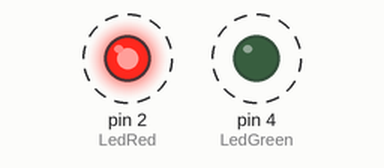
This sketch was run on a simulated Arduino Uno, built with avr-gcc and run on an emulated ATmega328P. Shown: output pins drawn as LEDs (lit = HIGH). Dashed ring = blinking.

Above: at 0.5 s.
Timing chart, 0 to 4.6 s (numbered marks = the images above):
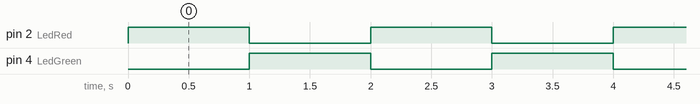

The sketch:

led_2_output.ino
```cpp
#define LedRed 2
#define LedGreen 4

void setup() {
  // put your setup code here, to run once:
  pinMode(LedRed, OUTPUT);
  pinMode(LedGreen, OUTPUT);
}

void loop() {
  // put your main code here, to run repeatedly:
  digitalWrite(LedRed, HIGH);
  delay(1000);
  digitalWrite(LedRed, LOW);
  digitalWrite(LedGreen, HIGH);
  delay(1000);
  digitalWrite(LedGreen, LOW);
}
```

Measured:
- by itself, pin 2 (LedRed), pin 4 (LedGreen): alternates HIGH for 1.0 s and LOW for 1.0 s
- by itself, everything shown: repeats every 2.0 s, in 3 steps
